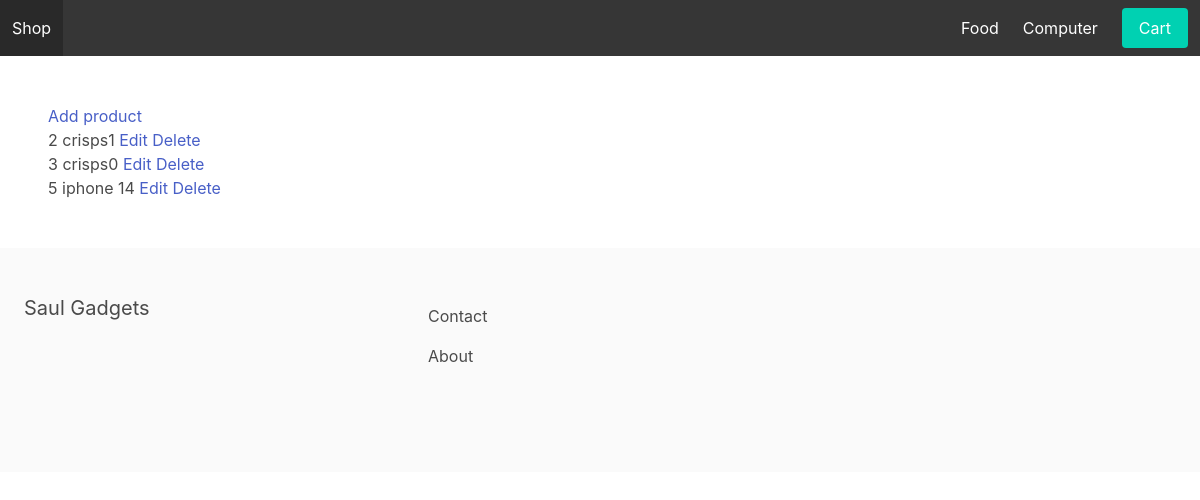
Page /productManager/ on the committed database.
### apps/store/models.py (models this page shows, shortened)
class Category(models.Model):
    title = models.CharField(max_length=255)
    slug = models.SlugField(max_length=255)
    ordering = models.IntegerField(default=0)
    class Meta:
        verbose_name_plural = 'Categories'
        ordering = ('ordering',)

class Product(models.Model):
      category = models.ForeignKey(Category, related_name='products', on_delete=models.CASCADE)
      title = models.CharField(max_length=255)
      slug = models.SlugField(max_length=255)
      description = models.TextField(blank=True, null=True)
      price = models.FloatField()
      id = models.AutoField(primary_key=True)

### apps/core/views.py (the view)
# urls.py: path('productManager/', productManagePage, name="productManager"),
def productManagePage(request):
    products = Product.objects.all()
    context = {
        'products': products
    }
    return render(request, 'product.html', context)

### apps/store/context_processor.py (called while the page is built)
def menu_categories(request):
    categories = Category.objects.all()
    return {'menu_categories': categories}

### apps/core/templates/product.html (shortened to what this page needs)
{% extends 'base.html' %}
{% block content %}
             <a href="{% url 'addProduct' %}" class="edit-button">Add product</a>
             <div class="product-list">
                 {% for product in products %}
                 <div class="product">
                     <span>{{ product.id }}</span>
                     <span>{{ product.title }}</span>
                     <a href="{% url 'editProduct' product.pk %}" class="edit-button">Edit</a>
                     <a href="{% url 'deleteProduct' product.pk %}" class="edit-button">Delete</a>
                 </div>
                 {% endfor %}
             </div>
{% endblock%}

### apps/core/templates/base.html (shortened to what this page needs)
<html>
	<head>
		<link rel="stylesheet" href="https://cdn.jsdelivr.net/npm/bulma@0.9.0/css/bulma.min.css">
	</head>
	<body>
		<nav class="navbar is-dark">
			<div class="navbar-brand">
				<a class="navbar-item" href="/">Shop</a>
			</div>
			<div id="main-navbar" class="navbar-menu">
				<div class="navbar-end">
					{% for category in menu_categories %}
					    <a href="{% url 'category_detail' category.slug %}" class="navbar-item">{{ category.title }}</a>
					{% endfor %}
					<div class="navbar-item">
						<a href="{% url 'cart' %}" class="button is-primary">Cart</a>
					</div>
				</div>
			</div>
        </nav>
		<section class="section">
			{% block content %}
            {% endblock %}
		</section>
		<footer class="footer">
			<div class="columns">
				<div class="column is-4">
					<h2 class="subtitle">Saul Gadgets</h2>
				</div>
				<div class="column is-8">
					<a href="{% url 'contact' %}" class="navbar-item">Contact</a>
					<a href="{% url 'about' %}" class="navbar-item">About</a>
				</div>
			</div>
		</footer>
	</body>
</html>

### rows in the picture
Category: title "Food"
Category: title "Computer"
Product: id "2", title "crisps1"
Product: id "3", title "crisps0"
Product: id "5", title "iphone 14"
